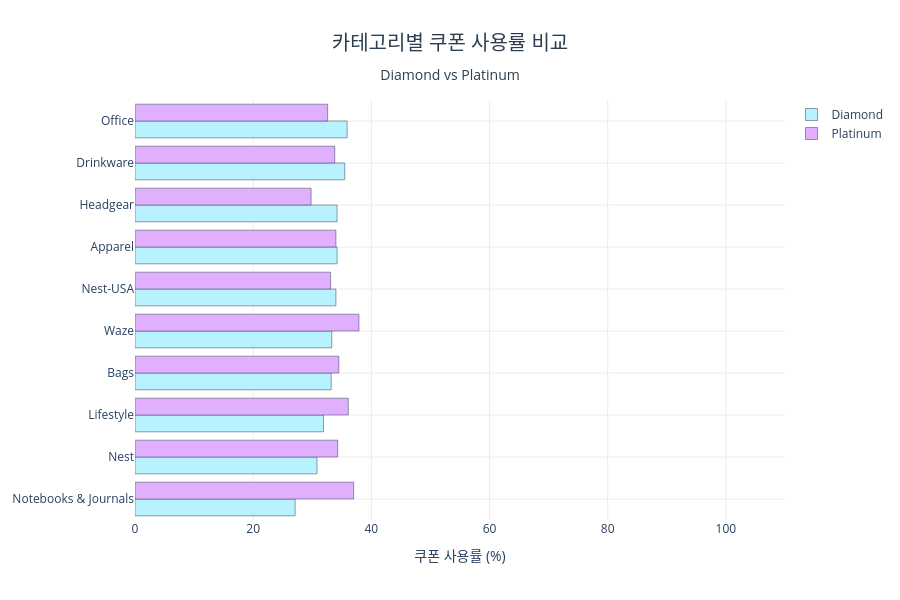

The code cell stored with this chart in its notebook:
### Code cell
diamond_c = (
    cat_coupon[cat_coupon['등급'] == 'Diamond'][['제품카테고리', '쿠폰_사용률(%)']]
    .rename(columns={'쿠폰_사용률(%)': 'Diamond'})
)
platinum_c = (
    cat_coupon[cat_coupon['등급'] == 'Platinum'][['제품카테고리', '쿠폰_사용률(%)']]
    .rename(columns={'쿠폰_사용률(%)': 'Platinum'})
)
cat_coupon_compare = (
    diamond_c.merge(platinum_c, on='제품카테고리')
    .sort_values('Diamond', ascending=True)
)

fig = go.Figure()
fig.add_trace(go.Bar(
    y=cat_coupon_compare['제품카테고리'],
    x=cat_coupon_compare['Diamond'],
    name='Diamond',
    orientation='h',
    marker=dict(color='#B9F2FF', line=dict(color='#2c3e50', width=0.5))
))
fig.add_trace(go.Bar(
    y=cat_coupon_compare['제품카테고리'],
    x=cat_coupon_compare['Platinum'],
    name='Platinum',
    orientation='h',
    marker=dict(color='#E0B0FF', line=dict(color='#2c3e50', width=0.5))
))

fig.update_layout(
    title=dict(
        text='카테고리별 쿠폰 사용률 비교<br><sub>Diamond vs Platinum</sub>',
        font=dict(size=20, color='#2c3e50'), x=0.5, xanchor='center'
    ),
    xaxis=dict(title='쿠폰 사용률 (%)', gridcolor='#ececec', range=[0, 110]),
    yaxis=dict(gridcolor='#ececec'),
    barmode='group',
    legend=dict(orientation='v', x=1.01, y=1),
    plot_bgcolor='white',
    height=600
)
fig.show()

### Figure 1 — Plotly figure (JSON) as saved in the notebook; plotly's stock layout.template omitted (floating-point values rounded to 4 significant figures)
{"data": [{"marker": {"color": "#B9F2FF", "line": {"color": "#2c3e50", "width": 0.5}}, "name": "Diamond", "orientation": "h", "type": "bar", "x": [27.1, 30.8, 31.9, 33.2, 33.3, 34.0, 34.2, 34.2, 35.5, 35.9], "y": ["Notebooks & Journals", "Nest", "Lifestyle", "Bags", "Waze", "Nest-USA", "Apparel", "Headgear", "Drinkware", "Office"]}, {"marker": {"color": "#E0B0FF", "line": {"color": "#2c3e50", "width": 0.5}}, "name": "Platinum", "orientation": "h", "type": "bar", "x": [37.0, 34.3, 36.1, 34.5, 37.9, 33.1, 34.0, 29.8, 33.8, 32.6], "y": ["Notebooks & Journals", "Nest", "Lifestyle", "Bags", "Waze", "Nest-USA", "Apparel", "Headgear", "Drinkware", "Office"]}], "layout": {"barmode": "group", "height": 600, "legend": {"orientation": "v", "x": 1.01, "y": 1}, "plot_bgcolor": "white", "title": {"font": {"color": "#2c3e50", "size": 20}, "text": "카테고리별 쿠폰 사용률 비교<br><sub>Diamond vs Platinum</sub>", "x": 0.5, "xanchor": "center"}, "xaxis": {"gridcolor": "#ececec", "range": [0, 110], "title": {"text": "쿠폰 사용률 (%)"}}, "yaxis": {"gridcolor": "#ececec"}}}
